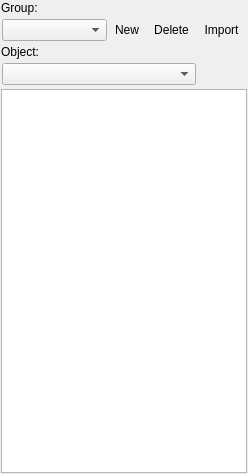
<?xml version="1.0" encoding="UTF-8"?>
<ui version="4.0">
 <class>TileObjectsWidgetClass</class>
 <widget class="QWidget" name="TileObjectsWidgetClass">
  <property name="geometry">
   <rect>
    <x>0</x>
    <y>0</y>
    <width>248</width>
    <height>474</height>
   </rect>
  </property>
  <property name="windowTitle">
   <string>TileObjectsWidget</string>
  </property>
  <layout class="QVBoxLayout" name="verticalLayout_2">
   <property name="spacing">
    <number>0</number>
   </property>
   <property name="leftMargin">
    <number>1</number>
   </property>
   <property name="topMargin">
    <number>1</number>
   </property>
   <property name="rightMargin">
    <number>1</number>
   </property>
   <property name="bottomMargin">
    <number>1</number>
   </property>
   <item>
    <widget class="QLabel" name="label">
     <property name="sizePolicy">
      <sizepolicy hsizetype="Preferred" vsizetype="Fixed">
       <horstretch>0</horstretch>
       <verstretch>0</verstretch>
      </sizepolicy>
     </property>
     <property name="text">
      <string>Group:</string>
     </property>
    </widget>
   </item>
   <item>
    <widget class="QWidget" name="widget" native="true">
     <property name="sizePolicy">
      <sizepolicy hsizetype="Preferred" vsizetype="Fixed">
       <horstretch>0</horstretch>
       <verstretch>0</verstretch>
      </sizepolicy>
     </property>
     <property name="minimumSize">
      <size>
       <width>0</width>
       <height>30</height>
      </size>
     </property>
     <layout class="QHBoxLayout" name="horizontalLayout">
      <property name="spacing">
       <number>1</number>
      </property>
      <property name="leftMargin">
       <number>1</number>
      </property>
      <property name="topMargin">
       <number>1</number>
      </property>
      <property name="rightMargin">
       <number>1</number>
      </property>
      <property name="bottomMargin">
       <number>1</number>
      </property>
      <item>
       <widget class="QComboBox" name="groupCombo">
        <property name="frame">
         <bool>true</bool>
        </property>
       </widget>
      </item>
      <item>
       <widget class="QToolButton" name="newGroupButton">
        <property name="toolTip">
         <string>New</string>
        </property>
        <property name="text">
         <string>New</string>
        </property>
        <property name="icon">
         <iconset resource="../Resources/MainWindow.qrc">
          <normaloff>:/MainWindow/icons/tinycolor/icons8-document-16-2.png</normaloff>:/MainWindow/icons/tinycolor/icons8-document-16-2.png</iconset>
        </property>
        <property name="autoRaise">
         <bool>true</bool>
        </property>
       </widget>
      </item>
      <item>
       <widget class="QToolButton" name="deleteGroupButton">
        <property name="toolTip">
         <string>Delete</string>
        </property>
        <property name="text">
         <string>Delete</string>
        </property>
        <property name="icon">
         <iconset resource="../Resources/MainWindow.qrc">
          <normaloff>:/MainWindow/icons/tinycolor/icons8-delete-16.png</normaloff>:/MainWindow/icons/tinycolor/icons8-delete-16.png</iconset>
        </property>
        <property name="autoRaise">
         <bool>true</bool>
        </property>
       </widget>
      </item>
      <item>
       <widget class="QToolButton" name="importButton">
        <property name="toolTip">
         <string>Import</string>
        </property>
        <property name="text">
         <string>Import</string>
        </property>
        <property name="icon">
         <iconset resource="../Resources/MainWindow.qrc">
          <normaloff>:/MainWindow/icons/tinycolor/icons8-import-16.png</normaloff>:/MainWindow/icons/tinycolor/icons8-import-16.png</iconset>
        </property>
        <property name="autoRaise">
         <bool>true</bool>
        </property>
       </widget>
      </item>
     </layout>
    </widget>
   </item>
   <item>
    <widget class="QLabel" name="label_2">
     <property name="sizePolicy">
      <sizepolicy hsizetype="Preferred" vsizetype="Fixed">
       <horstretch>0</horstretch>
       <verstretch>0</verstretch>
      </sizepolicy>
     </property>
     <property name="text">
      <string>Object:</string>
     </property>
    </widget>
   </item>
   <item>
    <widget class="QWidget" name="widget_2" native="true">
     <property name="sizePolicy">
      <sizepolicy hsizetype="Preferred" vsizetype="Fixed">
       <horstretch>0</horstretch>
       <verstretch>0</verstretch>
      </sizepolicy>
     </property>
     <property name="minimumSize">
      <size>
       <width>0</width>
       <height>30</height>
      </size>
     </property>
     <layout class="QHBoxLayout" name="horizontalLayout_2">
      <property name="spacing">
       <number>1</number>
      </property>
      <property name="leftMargin">
       <number>1</number>
      </property>
      <property name="topMargin">
       <number>1</number>
      </property>
      <property name="rightMargin">
       <number>1</number>
      </property>
      <property name="bottomMargin">
       <number>1</number>
      </property>
      <item>
       <widget class="QComboBox" name="objectsCombo">
        <property name="iconSize">
         <size>
          <width>0</width>
          <height>0</height>
         </size>
        </property>
       </widget>
      </item>
      <item>
       <widget class="QToolButton" name="newObjectButton">
        <property name="text">
         <string/>
        </property>
        <property name="icon">
         <iconset resource="../Resources/MainWindow.qrc">
          <normaloff>:/MainWindow/icons/tinycolor/icons8-document-16-2.png</normaloff>:/MainWindow/icons/tinycolor/icons8-document-16-2.png</iconset>
        </property>
        <property name="autoRaise">
         <bool>true</bool>
        </property>
       </widget>
      </item>
      <item>
       <widget class="QToolButton" name="deleteObjectButton">
        <property name="text">
         <string/>
        </property>
        <property name="icon">
         <iconset resource="../Resources/MainWindow.qrc">
          <normaloff>:/MainWindow/icons/tinycolor/icons8-delete-16.png</normaloff>:/MainWindow/icons/tinycolor/icons8-delete-16.png</iconset>
        </property>
        <property name="autoRaise">
         <bool>true</bool>
        </property>
       </widget>
      </item>
     </layout>
    </widget>
   </item>
   <item>
    <widget class="TilesEditor::GraphicsView" name="graphicsView">
     <property name="sizePolicy">
      <sizepolicy hsizetype="Preferred" vsizetype="Preferred">
       <horstretch>0</horstretch>
       <verstretch>0</verstretch>
      </sizepolicy>
     </property>
     <property name="alignment">
      <set>Qt::AlignmentFlag::AlignLeading|Qt::AlignmentFlag::AlignLeft|Qt::AlignmentFlag::AlignTop</set>
     </property>
    </widget>
   </item>
  </layout>
  <zorder>graphicsView</zorder>
  <zorder>widget</zorder>
  <zorder>widget_2</zorder>
  <zorder>label</zorder>
  <zorder>label_2</zorder>
 </widget>
 <layoutdefault spacing="6" margin="11"/>
 <customwidgets>
  <customwidget>
   <class>TilesEditor::GraphicsView</class>
   <extends>QGraphicsView</extends>
   <header location="global">GraphicsView.h</header>
  </customwidget>
 </customwidgets>
 <resources>
  <include location="../Resources/MainWindow.qrc"/>
 </resources>
 <connections/>
</ui>
